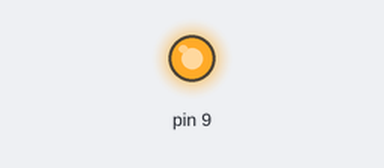
Bench run of a sketch on a simulated Arduino Uno, built with avr-gcc and run on an emulated ATmega328P. On the bench: output pins drawn as LEDs (lit = HIGH).

Above: at 0.1 s.
Timing chart, 0 to 1.6 s (numbered marks = the images above):
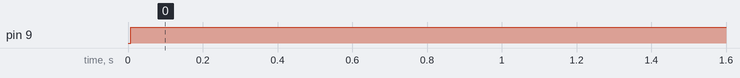

Measured:
- by itself, pin 9: LOW → HIGH at 0.01 s

The sketch:

servo_motor_turn3.ino
```cpp
//모터돌리기
void setup() {
  // put your setup code here, to run once:
  pinMode(9, OUTPUT);
}

int i = 0, j, a = 0;
int count = 0;

void loop() {

  count ++;

  if(count == 625) //한 주기

  {
     digitalWrite(9,1);
     count = 0;
   }

   if(count == i)
   {
       digitalWrite(9,0);
       i++;
   }

  }
```
